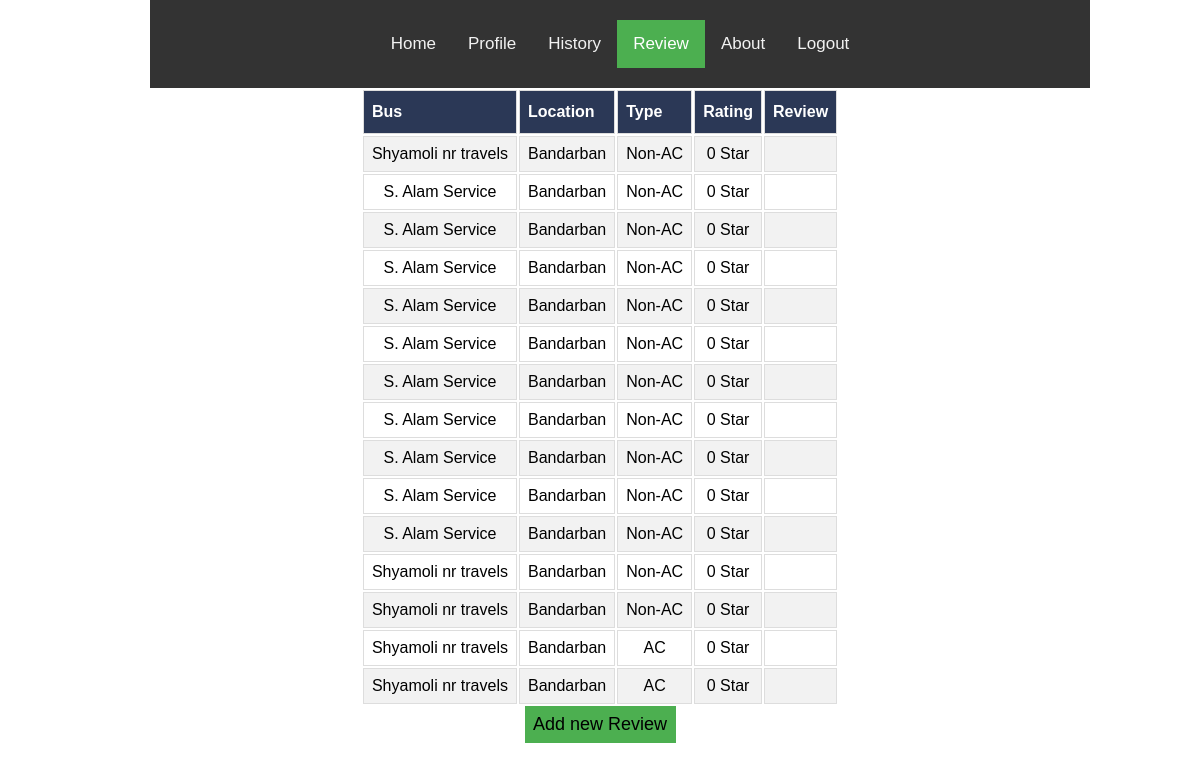
Page /view/review.php (signed in) on the committed database.
### tables this page shows
CREATE TABLE `history` (
  `id` int(11) NOT NULL,
  `name` varchar(50) NOT NULL,
  `number` int(11) NOT NULL,
  `bus` varchar(50) NOT NULL,
  `location` varchar(50) NOT NULL,
  `type` text NOT NULL,
  `date` date NOT NULL,
  `cost` int(11) NOT NULL,
  `discount` decimal(8,2) NOT NULL,
  `departing_time` varchar(50) NOT NULL,
  `arrival_time` varchar(50) NOT NULL,
  `payment` varchar(50) NOT NULL,
  `review` varchar(255) NOT NULL,
  `star` int(8) NOT NULL
);

### model/conn.php (called while the page is built, shortened)
<?php  class conn{
		public function selectallhistory(){
			$c = mysqli_connect("localhost","root","","bus_list");
			return mysqli_query($c,"SELECT * FROM history");
		}
		public function selecthistory($n){
			$c = mysqli_connect("localhost","root","","bus_list");
			return mysqli_query($c,"SELECT * FROM history WHERE id=$n");
		}
	}
?>

### controller/historyfetchreview.php (the view, shortened to what this page needs)
<?php include('../model/conn.php'); ?>
<!DOCTYPE html>
<html>
<head>
</head>
</html>
<?php
class historyfetch{
	public function getResult($number){
		$t= new conn();
		$query = $t->selectallhistory();
		$count= mysqli_num_rows($query);
		?>
				<table class="bus">
			<tr>
				<th>Bus</th>
				<th>Location</th>
				<th>Type</th>
				<th>Rating</th>
				<th>Review</th>
			</tr>
			<?php
			$n=1;
			while($n<=$count){
				$q= $t->selecthistory($n);
				$row= mysqli_fetch_array($q);
				if($row[2]==$number)
				{
				?>
				<tr>
					<td><?php echo $row[3];?></td>
					<td><?php echo $row[4];?></td>
					<td><?php echo $row[5];?></td>
					<td><?php echo $row[13];?> Star</td>
					<td><?php echo $row[12];?></td>
				</tr>
				<?php
			}
				$n=$n+1;
			  }?>
			  </table>
			  <?php
			}
   }
?>

### controller/historyfetchreview.php (style rules this page uses)
.bus { margin: auto; }
.bus td, .bus th { border: 1px solid #ddd; padding: 8px; }
.bus tr:nth-child(even) { background-color: #f2f2f2; }
.bus th { padding-top: 12px; padding-bottom: 12px; text-align: left; background-color: #2B3856; color: white; }

### view/review.php (style rules this page uses)
body { margin: auto; font-family: Arial, Helvetica, sans-serif; }

### rows in the picture
history: bus "Shyamoli nr travels", location "Bandarban", type "Non-AC", star "0"
history: bus "S. Alam Service", location "Bandarban", type "Non-AC", star "0"
history: bus "S. Alam Service", location "Bandarban", type "Non-AC", star "0"
history: bus "S. Alam Service", location "Bandarban", type "Non-AC", star "0"
history: bus "S. Alam Service", location "Bandarban", type "Non-AC", star "0"
history: bus "S. Alam Service", location "Bandarban", type "Non-AC", star "0"
history: bus "S. Alam Service", location "Bandarban", type "Non-AC", star "0"
history: bus "S. Alam Service", location "Bandarban", type "Non-AC", star "0"
history: bus "S. Alam Service", location "Bandarban", type "Non-AC", star "0"
history: bus "S. Alam Service", location "Bandarban", type "Non-AC", star "0"
history: bus "S. Alam Service", location "Bandarban", type "Non-AC", star "0"
history: bus "Shyamoli nr travels", location "Bandarban", type "Non-AC", star "0"
history: bus "Shyamoli nr travels", location "Bandarban", type "Non-AC", star "0"
history: bus "Shyamoli nr travels", location "Bandarban", type "AC", star "0"
history: bus "Shyamoli nr travels", location "Bandarban", type "AC", star "0"
